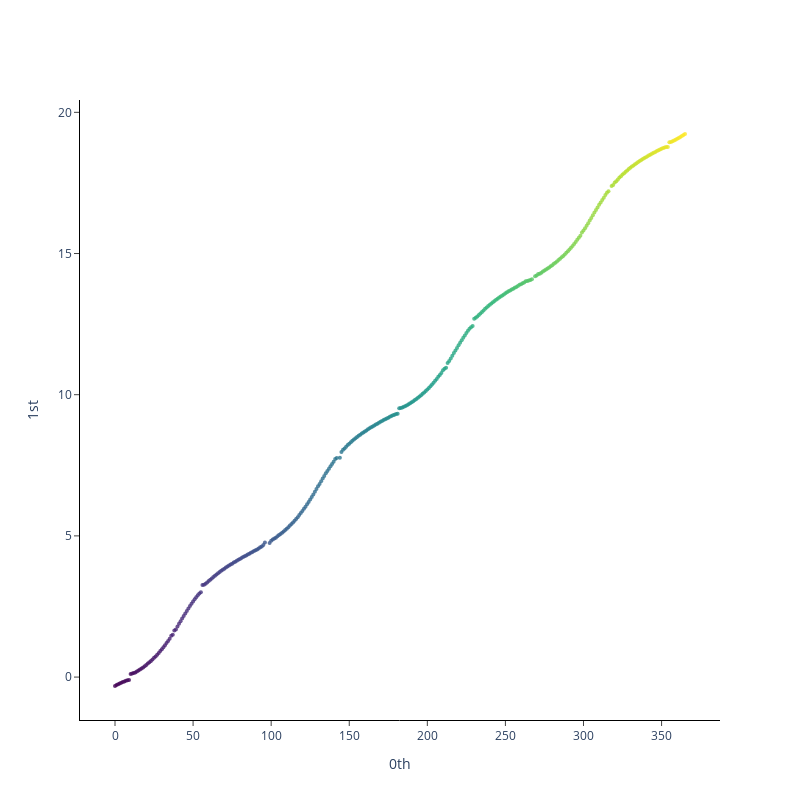

The cell this chart's notebook holds for it:
### Markdown cell above
## Positional Data

### Code cell
solarData = df.to_numpy()[:,[0,3,4,5]]

#We change to polar coordinates, in such a way that the angular coordinate is always increasing (as desired)
def convertToPolar(positionalData):
    polarData = [] #Each entry is [time, radius, angle]
    for i in range(len(data2)):
        d = data2[i]
        #Sin rule
        angle = np.arcsin( (d[1]/d[2]) * np.sin(d[3]*np.pi/180) )
        if np.isnan(angle): continue

        if i>0:
            lastAngle = polarData[-1][2]
            if angle < lastAngle:
                phase = (lastAngle//(np.pi/2))

                #phase shift
                if ((phase%4 == 0 or phase%4 == 3) and np.sin(angle) < np.sin(lastAngle)) or ((phase%4 == 1 or phase%4 == 2) and np.sin(angle) > np.sin(lastAngle)): 
                    phase += 1
                if phase%4 == 0: angle += phase*(np.pi/2)
                if phase%4 == 1: angle = (phase+1)*(np.pi/2) - angle
                if phase%4 == 2: angle = phase*(np.pi/2) - angle
                if phase%4 == 3: angle += (phase+1)*(np.pi/2)
        polarData.append([i, d[2], angle])
    return np.array(polarData)

polarData = convertToPolar(solarData)

plot_point_cloud(polarData[:,[0,2]]) #angle vs. time

### Figure 1 — Plotly figure (JSON) as saved in the notebook; plotly's stock layout.template omitted (floating-point values rounded to 4 significant figures; data arrays with more than 128 entries replaced by an {"elided": "..."} marker saying what was removed)
{"data": [{"marker": {"color": {"elided": "361 int values"}, "colorscale": [[0, "#440154"], [0.1111, "#482878"], [0.2222, "#3e4989"], [0.3333, "#31688e"], [0.4444, "#26828e"], [0.5556, "#1f9e89"], [0.6667, "#35b779"], [0.7778, "#6ece58"], [0.8889, "#b5de2b"], [1, "#fde725"]], "opacity": 0.8, "size": 4}, "mode": "markers", "type": "scatter", "x": {"elided": "361 int values"}, "y": {"elided": "361 float values"}}], "layout": {"height": 800, "plot_bgcolor": "white", "width": 800, "xaxis": {"anchor": "x", "exponentformat": "e", "linecolor": "black", "linewidth": 1, "mirror": false, "showexponent": "all", "showline": true, "side": "bottom", "ticks": "outside", "title": {"text": "0th"}, "type": "linear", "zeroline": true}, "yaxis": {"anchor": "y", "exponentformat": "e", "linecolor": "black", "linewidth": 1, "mirror": false, "showexponent": "all", "showline": true, "side": "left", "ticks": "outside", "title": {"text": "1st"}, "type": "linear", "zeroline": true}}}
